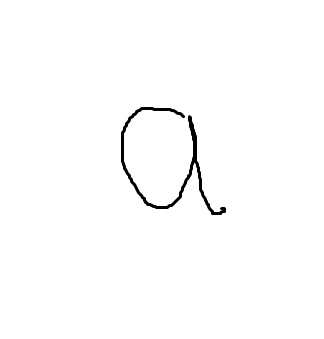
#> input picture model/06.png, 324 x 339 px
$ jupyter execute --allow-errors segment.ipynb   (shell and % lines are left out)
#> lines starting #> are read from the running program, lines starting #| are printed output that depends on the picture; after the words box and inside, x2 and y2 are one past the last pixel; in counts of white or black regions, pixels touching at a corner belong together
# Loading the model

[cell 1]
from tensorflow.keras.models import load_model #here the modeltrain file is loaded using load_model
from tensorflow.keras.models import model_from_json #here the json file being used from modeltrain to extract the data using json format

json_file = open('model.json', 'r') #here we reading the data which is stored in model.json
#> (reads model/model.json from the repository)
loaded_model_json = json_file.read()
json_file.close()
#> (the rest of this cell did not finish here and is left out)

# Word Classification

[cell 2]
import cv2 #it is used for capturing the image present in the dataset
import numpy as np #NumPy is a Python library used for working with arrays
from matplotlib import pyplot as plt  #matplotlib. pyplot is a collection of command style functions that make matplotlib work like MATLAB.

characters = ['0','1','2','3','4','5','6','7','8','9','A','B','C','D','E','F','G','H','I','J','K','L','M','N','O','P','Q','R','S','T','U','V','W','X','Y','Z','a','b','c','d','e','f','g','h','i','j','k','l','m','n','o','p','q','r','s','t','u','v','w','x','y','z']


#enter input image here
image = cv2.imread('06.png') #image read
#> image is the input picture: shape (339, 324, 3); min 0, max 255, mean 252.3
height, width, depth = image.shape   #!
#> height = 339; width = 324; depth = 3

#resizing the image to find spaces better
image = cv2.resize(image, dsize=(width*5,height*4), interpolation=cv2.INTER_CUBIC)
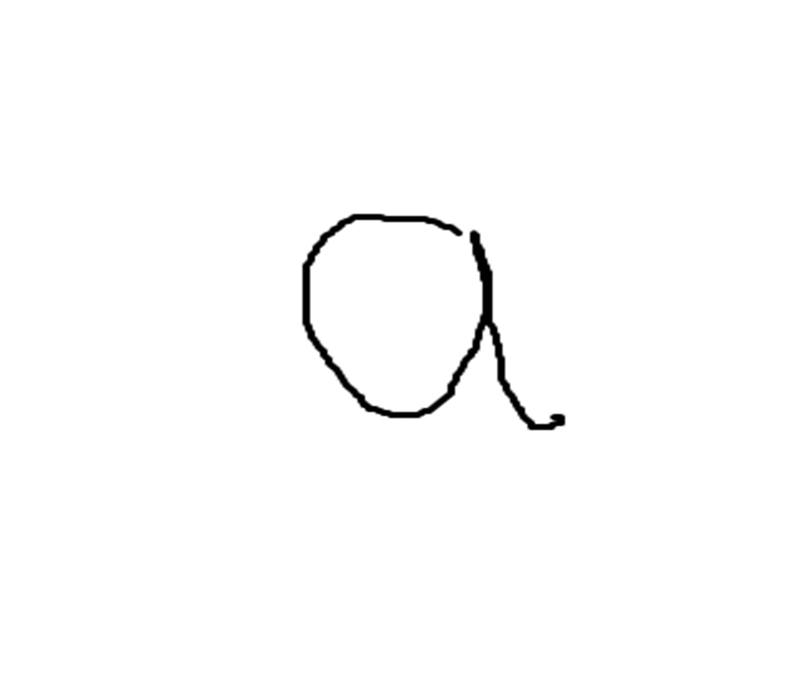
#> image: shape (1356, 1620, 3) (shown at 1/2 size); min 0, max 255, mean 252.3
# grayscale
gray = cv2.cvtColor(image,cv2.COLOR_BGR2GRAY) #cvtColor() method is used to convert an image from one color space to another


#binary
ret,thresh = cv2.threshold(gray,127,255,cv2.THRESH_BINARY_INV)
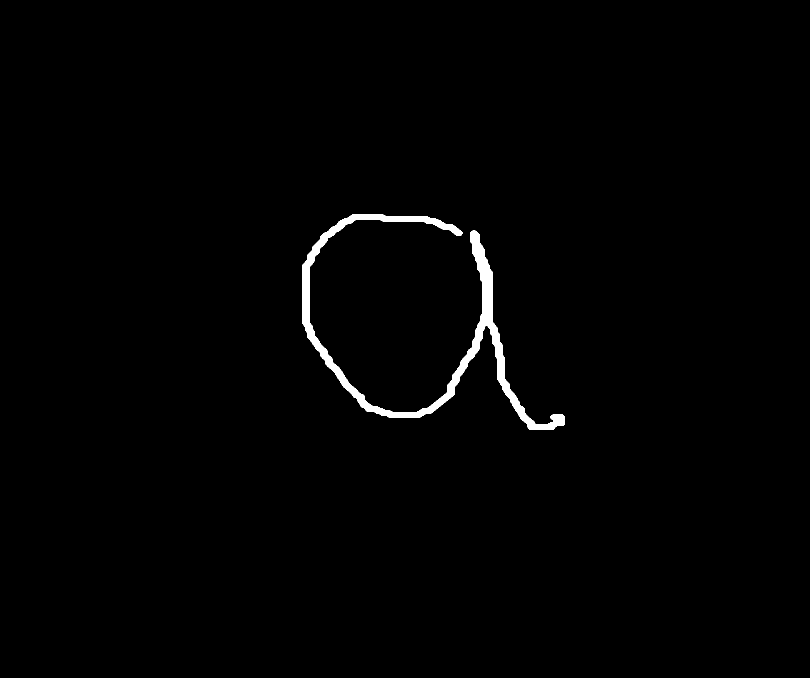
#> thresh: shape (1356, 1620) (shown at 1/2 size); 1% white; 1 white region, box (x1, y1, x2, y2) and area: (605, 428, 1130, 860) 22857


#dilation #dilate() is an OpenCV function in Python that applies a morphological filter to images. The cv2. dilate() method takes two inputs, of which one is our input image; the second is called the structuring element or kernel, which decides the nature of the operation.
kernel = np.ones((5,5), np.uint8) #numpy.ones() function returns a new array of given shape and type, with ones.
img_dilation = cv2.dilate(thresh, kernel, iterations=1) #Dilation adds pixels to the boundaries of objects in an image,
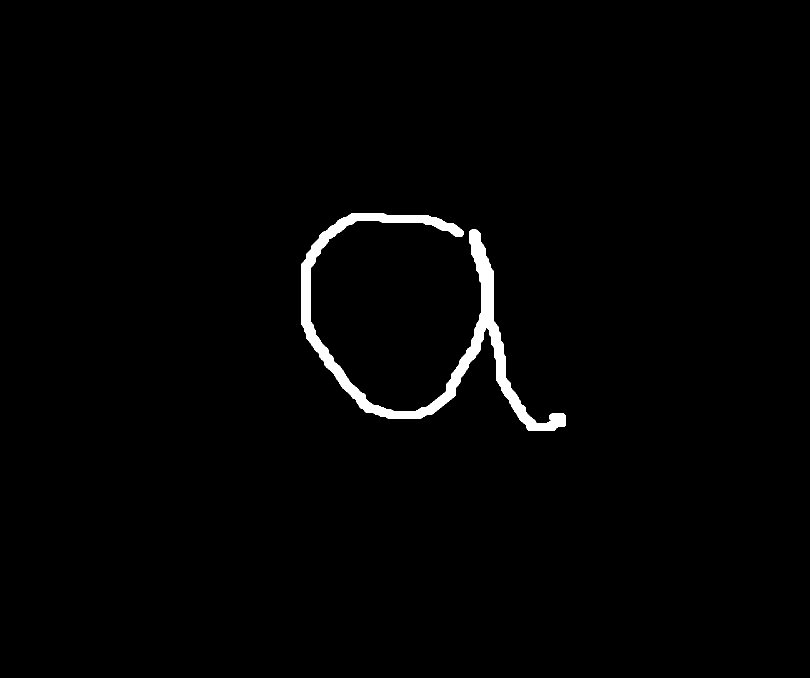
#> img_dilation: shape (1356, 1620) (shown at 1/2 size); 1.4% white; 1 white region


#adding GaussianBlur- GaussianBlur() method of cv2 library to blur an image. The blurring of an image means smoothening of an image i.e., removing outlier pixels that may be noise in the image.
gsblur=cv2.GaussianBlur(img_dilation,(5,5),0)


#find contours
# im2
ctrs, hier = cv2.findContours(gsblur.copy(), cv2.RETR_EXTERNAL, cv2.CHAIN_APPROX_SIMPLE) #detects changes in images and marks as a contours.
#> ctrs = 1 contour; box (x1, y1, x2, y2) and area: (601, 424, 1134, 864) 36608

m = list()
#sort contours
sorted_ctrs = sorted(ctrs, key=lambda ctr: cv2.boundingRect(ctr)[0]) #boundingRect() function is used to draw an approximate rectangle around the binary image.
#> sorted_ctrs has the same summary as ctrs
pchl = list()
dp = image.copy()
for i, ctr in enumerate(sorted_ctrs):
    # Get bounding box
    x, y, w, h = cv2.boundingRect(ctr)
    cv2.rectangle(dp,(x-10,y-10),( x + w + 10, y + h + 10 ),(90,0,255),9)
#> this loop made 1 pass
#> (x, y, w, h) on pass 1: (601, 424, 533, 440)
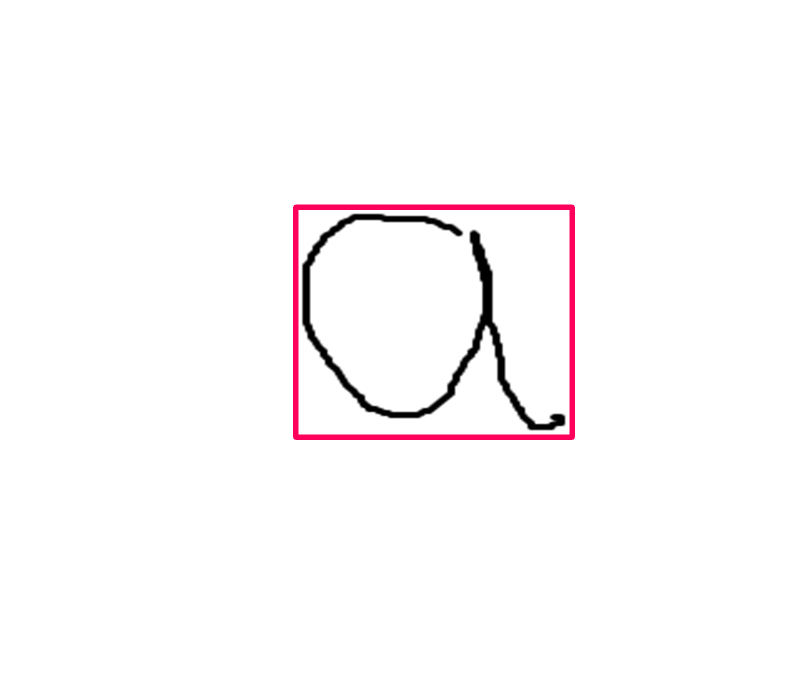
#> dp: shape (1356, 1620, 3) (shown at 1/2 size); 1.01% of pixels changed, all inside (x1, y1, x2, y2) = (586, 409, 1150, 880)

plt.imshow(dp)
